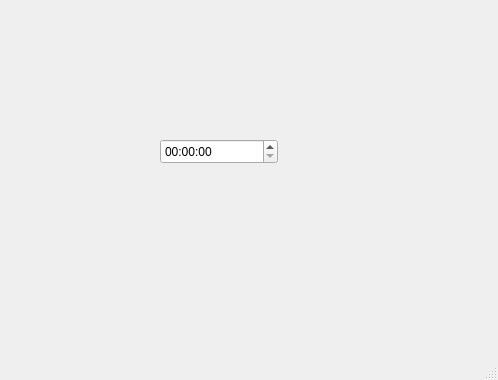
<?xml version="1.0" encoding="UTF-8"?>
<ui version="4.0">
 <class>MainWindow</class>
 <widget class="QMainWindow" name="MainWindow">
  <property name="geometry">
   <rect>
    <x>0</x>
    <y>0</y>
    <width>498</width>
    <height>380</height>
   </rect>
  </property>
  <property name="windowTitle">
   <string>MainWindow</string>
  </property>
  <widget class="QWidget" name="centralwidget">
   <widget class="QStackedWidget" name="stackedWidget">
    <property name="geometry">
     <rect>
      <x>10</x>
      <y>-1</y>
      <width>421</width>
      <height>231</height>
     </rect>
    </property>
    <property name="currentIndex">
     <number>0</number>
    </property>
    <widget class="QWidget" name="page">
     <widget class="QTimeEdit" name="timeEdit">
      <property name="geometry">
       <rect>
        <x>150</x>
        <y>140</y>
        <width>118</width>
        <height>25</height>
       </rect>
      </property>
     </widget>
    </widget>
    <widget class="QWidget" name="page_2"/>
   </widget>
  </widget>
  <widget class="QMenuBar" name="menubar">
   <property name="geometry">
    <rect>
     <x>0</x>
     <y>0</y>
     <width>498</width>
     <height>21</height>
    </rect>
   </property>
  </widget>
  <widget class="QStatusBar" name="statusbar"/>
 </widget>
 <resources/>
 <connections/>
</ui>
